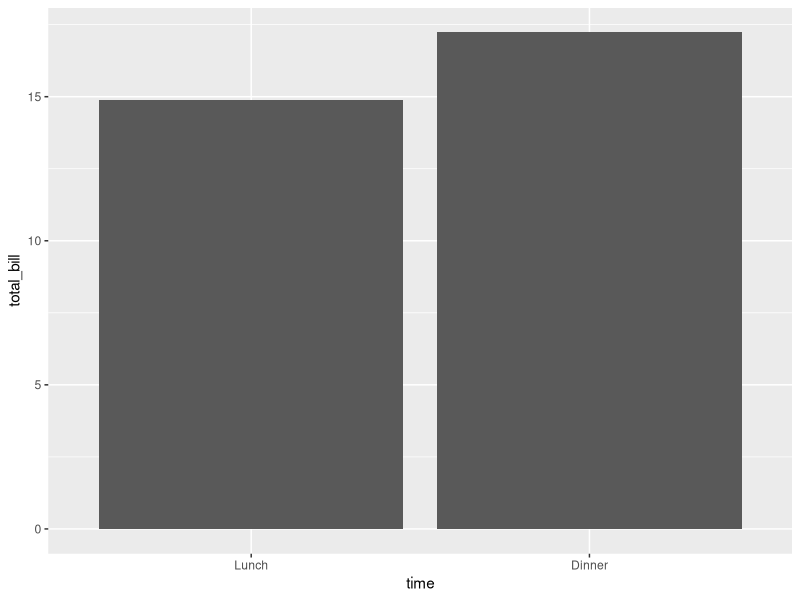
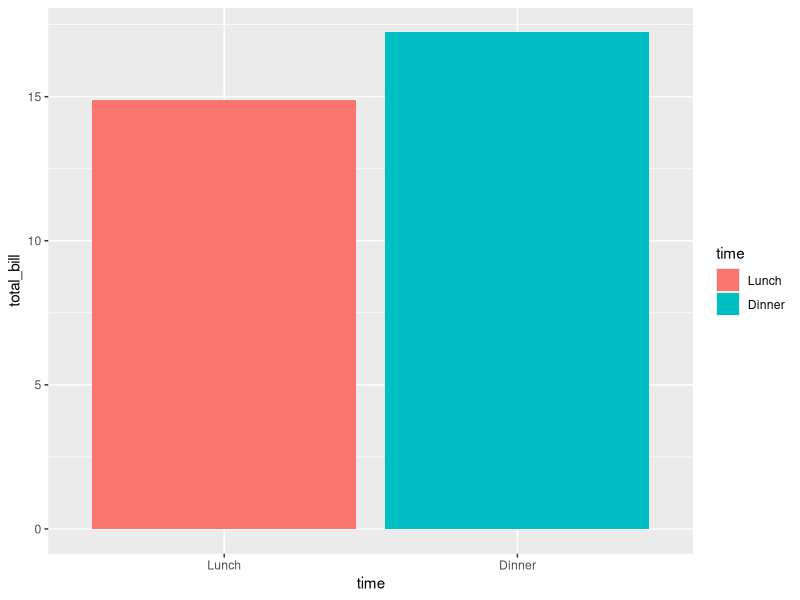
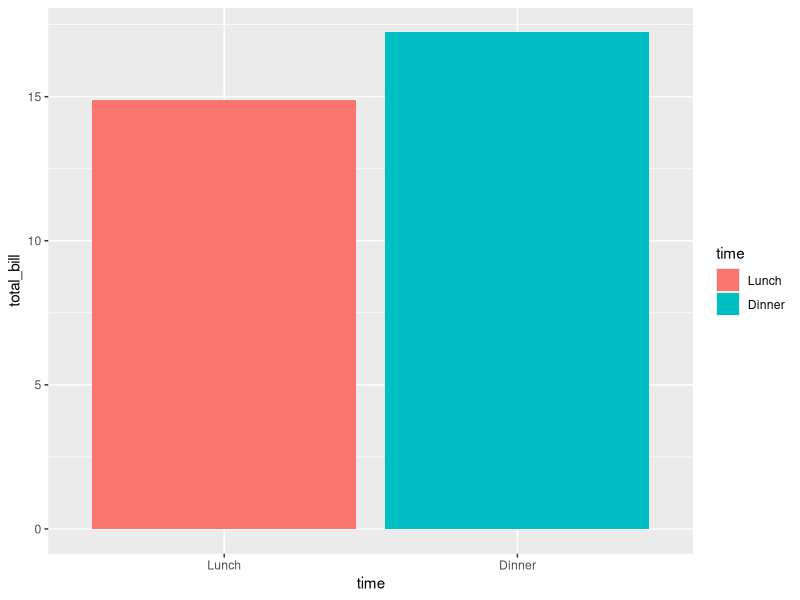
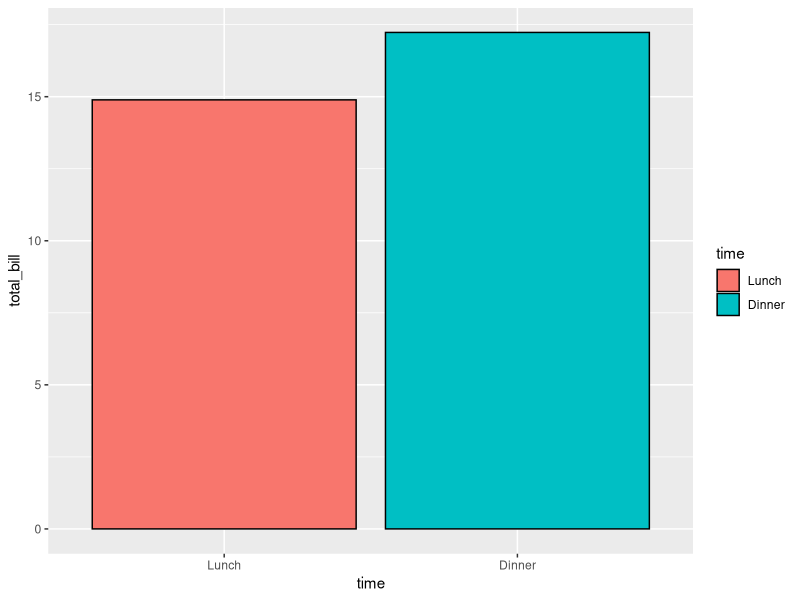
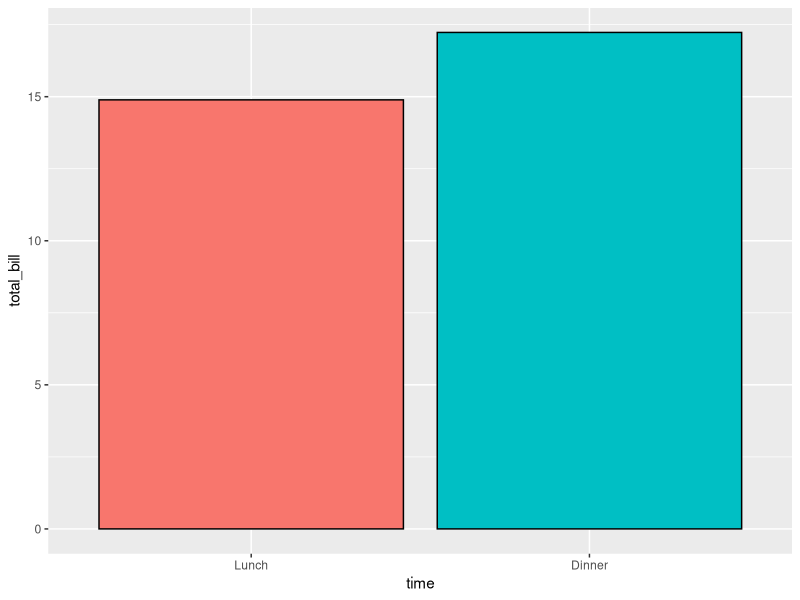
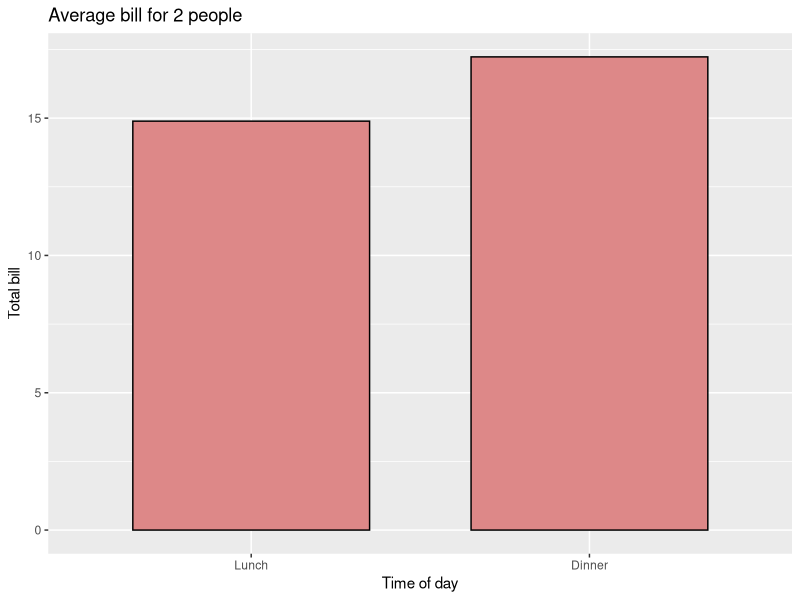

Reproduce these figures in R, in order. (Note: this script raises an error after producing the figures.)
## ---- chunk 1
library(ggplot2)
## ---- chunk 2
df <- data.frame(time = factor(c("Lunch","Dinner"),
                 levels=c("Lunch","Dinner")),
                 total_bill = c(14.89, 17.23))
df
## ---- chunk 3
# Very basic bar graph
ggplot(data=df, aes(x=time, y=total_bill)) + geom_bar(stat="identity")

# Map the time of day to different fill colors. These both have the same result.
ggplot(data=df, aes(x=time, y=total_bill, fill=time)) + geom_bar(stat="identity")
ggplot(data=df, aes(x=time, y=total_bill)) + geom_bar(aes(fill=time), stat="identity")


# Add a black outline
ggplot(data=df, aes(x=time, y=total_bill, fill=time)) + geom_bar(colour="black", stat="identity")


# No legend, since the information is redundant
ggplot(data=df, aes(x=time, y=total_bill, fill=time)) +
    geom_bar(colour="black", stat="identity") +
    guides(fill=FALSE)

## ---- chunk 4
# Add title, narrower bars, gray fill, and change axis labels
ggplot(data=df, aes(x=time, y=total_bill, fill=time)) + 
    geom_bar(colour="black", fill="#DD8888", width=.7, stat="identity") + 
    #guides(fill=FALSE) +
    xlab("Time of day") + ylab("Total bill") +
    ggtitle("Average bill for 2 people")

## ---- chunk 5
library(reshape2)
head(tips)
## ---- chunk 6
# Bar graph of counts
ggplot(data=tips, aes(x=day)) + geom_bar(stat="bin")
# Equivalent to this, since stat="bin" is the default:
ggplot(data=tips, aes(x=day)) + geom_bar()

## ---- chunk 7
# Basic line graph. These both have the same result.
ggplot(data=df, aes(x=time, y=total_bill, group=1)) + geom_line()
ggplot(data=df, aes(x=time, y=total_bill)) + geom_line(aes(group=1))

# Add points
ggplot(data=df, aes(x=time, y=total_bill, group=1)) + geom_line() + geom_point()


# Change color of both line and points
# Change line type and point type, and use thicker line and larger points
# Change points to circles with white fill
ggplot(data=df, aes(x=time, y=total_bill, group=1)) + 
    geom_line(colour="red", linetype="dotted", size=1.5) + 
    geom_point(colour="red", size=4, shape=21, fill="white")

## ---- chunk 8
# Change the y-range to go from 0 to the maximum value in the total_bill column,
# and change axis labels
ggplot(data=df, aes(x=time, y=total_bill, group=1)) + geom_line() + geom_point() +
    ylim(0, max(df$total_bill)) +
    xlab("Time of day") + ylab("Total bill") +
    ggtitle("Average bill for 2 people")

## ---- chunk 9
df1 <- data.frame(sex = factor(c("Female","Female","Male","Male")),
                  time = factor(c("Lunch","Dinner","Lunch","Dinner"), levels=c("Lunch","Dinner")),
                  total_bill = c(13.53, 16.81, 16.24, 17.42))
df1

## ---- chunk 10
# Stacked bar graph -- this is probably not what you want
ggplot(data=df1, aes(x=time, y=total_bill, fill=sex)) + geom_bar(stat="identity")

# Bar graph, time on x-axis, color fill grouped by sex -- use position_dodge()
ggplot(data=df1, aes(x=time, y=total_bill, fill=sex)) +
        geom_bar(stat="identity", position=position_dodge())
ggplot(data=df1, aes(x=time, y=total_bill, fill=sex)) +
        geom_bar(stat="identity", position=position_dodge(), colour="black")

# Change colors
ggplot(data=df1, aes(x=time, y=total_bill, fill=sex)) + 
        geom_bar(stat="identity", position=position_dodge(), colour="black") +
        scale_fill_manual(values=c("#999999", "#E69F00"))

## ---- chunk 11
# Bar graph, time on x-axis, color fill grouped by sex -- use position_dodge()
ggplot(data=df1, aes(x=sex, y=total_bill, fill=time)) +
        geom_bar(stat="identity", position=position_dodge(), colour="black")

## ---- chunk 12
# Basic line graph with points
ggplot(data=df1, aes(x=time, y=total_bill, group=sex)) + geom_line() + geom_point()

# Map sex to color
ggplot(data=df1, aes(x=time, y=total_bill, group=sex, colour=sex)) + geom_line() + geom_point()

# Map sex to different point shape, and use larger points
ggplot(data=df1, aes(x=time, y=total_bill, group=sex, shape=sex)) + geom_line() + geom_point()


# Use thicker lines and larger points, and hollow white-filled points
ggplot(data=df1, aes(x=time, y=total_bill, group=sex, shape=sex)) + 
    geom_line(size=1.5) + 
    geom_point(size=3, fill="white") +
    scale_shape_manual(values=c(24,21))

## ---- chunk 13
ggplot(data=df1, aes(x=sex, y=total_bill, group=time, shape=time, color=time)) + 
        geom_line() + geom_point()

## ---- chunk 14
# A bar graph
ggplot(data=df1, aes(x=time, y=total_bill, fill=sex)) + 
    geom_bar(colour="black", stat="identity",
             position=position_dodge(),
             size=.3) +                        # Thinner lines
    scale_fill_hue(name="Sex of payer") +      # Set legend title
    xlab("Time of day") + ylab("Total bill") + # Set axis labels
    ggtitle("Average bill for 2 people") +  # Set title
    theme_bw()


# A line graph
ggplot(data=df1, aes(x=time, y=total_bill, group=sex, shape=sex, colour=sex)) + 
    geom_line(aes(linetype=sex), size=1) +     # Set linetype by sex
    geom_point(size=3, fill="white") +         # Use larger points, fill with white
    ylim(0, max(df1$total_bill)) +             # Set y range
    scale_colour_hue(name="Sex of payer",      # Set legend title
                     l=30)  +                  # Use darker colors (lightness=30)
    scale_shape_manual(name="Sex of payer",
                       values=c(22,21)) +      # Use points with a fill color
    scale_linetype_discrete(name="Sex of payer") +
    xlab("Time of day") + ylab("Total bill") + # Set axis labels
    ggtitle("Average bill for 2 people") +  # Set title
    theme_bw() +
    theme(legend.position=c(.7, .4)) # Position legend inside
                                    # This must go after theme_bw

